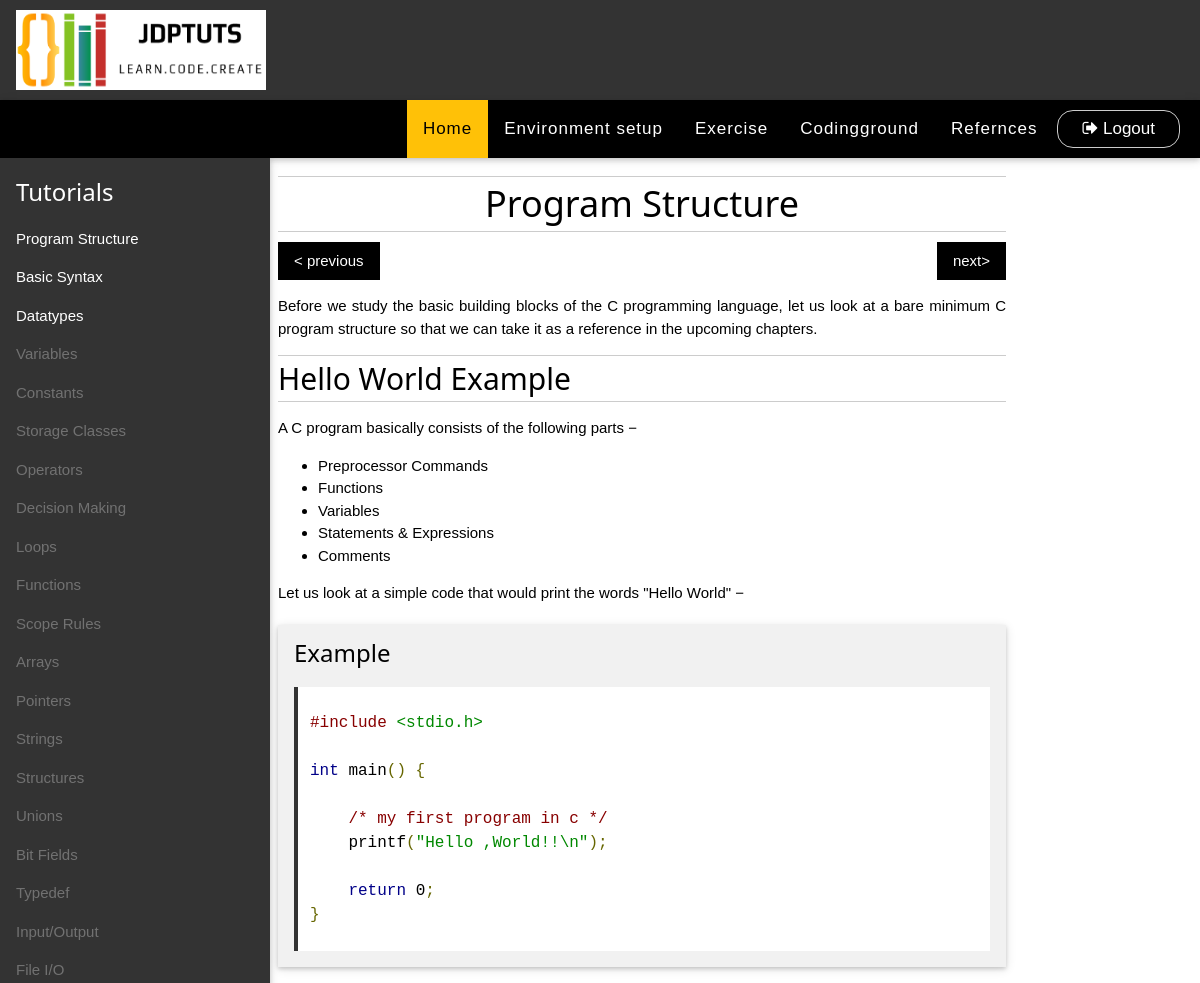
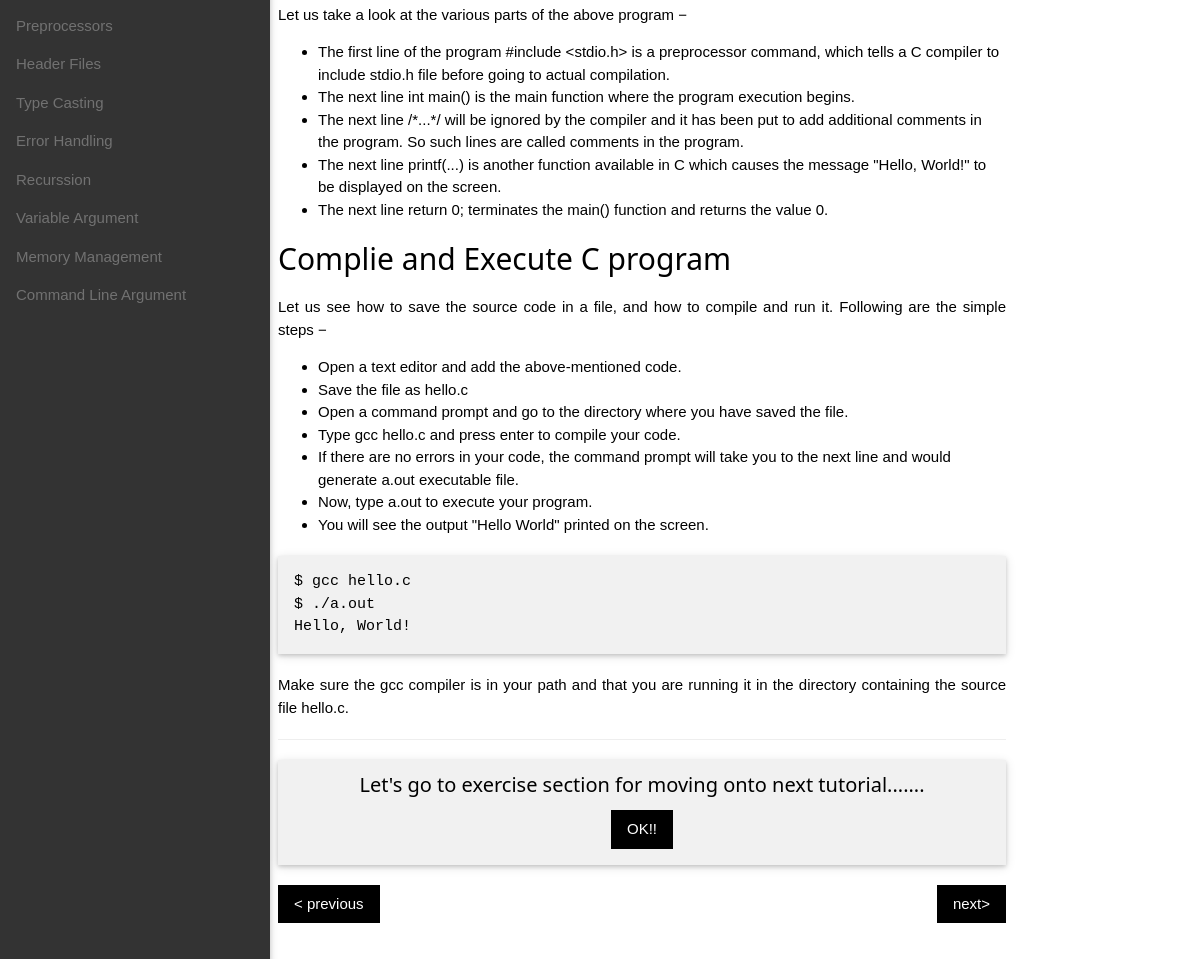
/tutorials/1/ (signed in), run on the app's committed database (2 pictures, top to bottom).
### tutorials/models.py (models this page shows, shortened)
class Tutorial(models.Model):
    name=models.CharField(max_length=300)
    html_name=models.CharField(max_length=300)
    created_date=models.DateTimeField('date published')

### tutorials/views.py (the view)
# urls.py: path('<int:tutorial_id>/',views.show_tutorial,name="show_tutorial"),
def show_tutorial(request,tutorial_id):
    tut=True
    if request.user.is_authenticated:
        try:
            cperson=CPerson.objects.get(user=request.user)
        except:
            return HttpResponse("You're not allowed to view this page.........")
        if cperson.type=='student':
            activeuser=student.objects.get(cperson=cperson)
            s="stu"
        if request.user.is_active and s=="stu":
            tut_list=Tutorial.objects.all()
            tutorial=Tutorial.objects.get(pk=tutorial_id)
            tut_name=tutorial.name
            temp_name=tutorial.html_name
            pre_tut=get_pretut(tut_id=tutorial_id)
            next_tut=get_nexttut(tut_id=tutorial_id)
            preid=pre_tut.id
            nextid=next_tut.id
            pre_link = str(preid)
            next_link = str(nextid)
            stu_progress=activeuser.progress
            enable=True
            if is_progresstemplate(tutorial_id,stu_progress):
                enable=False
            context={
                'tut_id':tutorial_id,
                'tut_name':tut_name,
                'pre_link':pre_link,
                'next_link':next_link,
                'tut_list':tut_list,
                'stu_progress': stu_progress,
                'enable':enable,
                'tut':tut,
            }
            return render(request,temp_name,context)
    else:
        return redirect('accounts:login')

### tutorials/views.py (called while the page is built)
def get_pretut(tut_id):
    if tut_id==1:
        return Tutorial.objects.get(pk=1)
    while True:
        tut_id=tut_id-1
        pre_tut=Tutorial.objects.filter(pk=tut_id).first()
        if pre_tut:
            return pre_tut

def get_nexttut(tut_id):
    while True:
        tut_id=tut_id+1
        next_tut=Tutorial.objects.filter(pk=tut_id).first()
        if next_tut:
            return next_tut

def is_progresstemplate(tut_id,progress):
    c=0
    temp_id=1
    while temp_id<=tut_id:
        if Tutorial.objects.filter(pk=temp_id).first():
            c=c+1
        temp_id=temp_id+1
    if c==progress:
        return True
    else:
        return False

### tutorials/templates/tutorials/programstructure.html
{% extends '../tutorials/tutbaselayout.html' %}
{% load static %}
{% block content %}
<p>Before we study the basic building blocks of the C programming language, let us look at a bare minimum C program structure so that we can take it as a reference in the upcoming chapters.</p>
<h2 class="w3-border-top w3-border-bottom">Hello World Example</h2>
<p>A C program basically consists of the following parts −</p>
<ul>
    <li>Preprocessor Commands</li>
    <li>Functions</li>
    <li>Variables</li>
    <li>Statements & Expressions</li>
    <li>Comments</li>
</ul>
<p>Let us look at a simple code that would print the words "Hello World" −</p>
<div class="w3-example">
<h3>Example</h3>
    <div class="w3-code notranslate">
        <pre><span class="com">#include </span><span class="str">&#60;stdio.h&#62;</span>
<span class="kwd">int </span><span>main</span><span class="pun">()&nbsp;{</span>
    <span class="com">/* my first program in c */</span>
    <span>printf</span><span class="pun">(</span><span class="str">"Hello ,World!!\n"</span><span class="pun">);</span>
    <span class="kwd">return</span> 0<span class="pun">;</span>
<span class="pun">}</span></pre>
    </div>
</div>
<p>Let us take a look at the various parts of the above program −</p>
<ul>
    <li>
        The first line of the program #include &#60;stdio.h&#62; is a preprocessor command, which tells a C compiler to include stdio.h file before going to actual compilation.</li>
    <li>The next line int main() is the main function where the program execution begins.</li>
    <li>The next line /*...*/ will be ignored by the compiler and it has been put to add additional comments in the program. So such lines are called comments in the program.</li>
    <li>The next line printf(...) is another function available in C which causes the message "Hello, World!" to be displayed on the screen.</li>
    <li>The next line return 0; terminates the main() function and returns the value 0.</li>
</ul>
<h2>Complie and Execute C program</h2>
<p>Let us see how to save the source code in a file, and how to compile and run it. Following are the simple steps −</p>
<ul>
    <li>Open a text editor and add the above-mentioned code.</li>
    <li>Save the file as hello.c</li>
    <li>Open a command prompt and go to the directory where you have saved the file.</li>
    <li>Type gcc hello.c and press enter to compile your code.</li>
    <li>If there are no errors in your code, the command prompt will take you to the next line and would generate a.out executable file.</li>
    <li>Now, type a.out to execute your program.</li>
    <li>You will see the output "Hello World" printed on the screen.</li>
</ul>
<div class="w3-example">
<pre>$ gcc hello.c
$ ./a.out
Hello, World!</pre>
</div>
<p>Make sure the gcc compiler is in your path and that you are running it in the directory containing the source file hello.c.</p>
<hr>
<div class="w3-example w3-center">
<h4>Let's go to exercise section for moving onto next tutorial.......</h4>
    <a href="{% url 'quizz:quiz_question' tutorial_id=tut_id %}" class="w3-btn w3-margin-bottom w3-black w3-hover-amber">OK!!</a>
</div>
{% endblock %}

### tutorials/templates/tutorials/tutbaselayout.html (shortened to what this page needs)
<!DOCTYPE html>
{% load static %}
<html style="height: 100%;" lang="en-US">
<head>
    <link rel="stylesheet" type="text/css" href="{% static 'tutorials/w3.css' %}">
    <link rel="stylesheet" type="text/css" href="{% static 'tutorials/theme.css' %}">
    <link rel="stylesheet" type="text/css" href="{% static 'tutorials/homestyle.css' %}">
    <link rel="stylesheet" href="https://cdnjs.cloudflare.com/ajax/libs/font-awesome/4.7.0/css/font-awesome.min.css">
    </head>
    <body style="position:relative;min-height: 100%;top: 0px;">
        <div class="w3-container w3-border-sand w3-theme-l1 top" id="logo_bar">
            <img src="{% static 'tutorials/images/slogo.png' %}" class="w3-image" style="width: 250px;height: 80px; display: block;position: absolute;">
        </div>
            <div id="largenav" class="w3-card-2 topnav w3-theme" style="position: relative;top: 0px;">
            <div style="overflow: auto;">
    <div class="w3-bar" style="width: 100%;overflow: hidden;">
        <form action="{% url 'accounts:logout' %}" method="post">
            <button id="login" class="w3-bar-item w3-button w3-hover-amber w3-right w3-border w3-round-xlarge  w3-hide-small w3-hide-medium" type="submit"><i class="fa fa-sign-out"></i> Logout</button></form>
        <a href="#" id="services" class="w3-bar-item w3-button w3-hover-amber w3-right w3-padding-16 w3-hide-small w3-hide-medium">Refernces</a>
        <a href="#" id="contact" class="w3-bar-item w3-button w3-hover-amber w3-right w3-padding-16 w3-hide-small w3-hide-medium">Codingground</a>
        <a href="#" id ="about" class="w3-bar-item w3-button w3-hover-amber w3-right w3-padding-16 w3-hide-small w3-hide-medium">Exercise</a>
        <a href="#" id ="about" class="w3-bar-item w3-button w3-hover-amber w3-right w3-padding-16 w3-hide-small w3-hide-medium">Environment setup</a>
        <a href="{% url 'tutorials:stu_home' %}" id="home" class="w3-bar-item w3-button w3-amber w3-right w3-padding-16 w3-hide-small w3-hide-medium">Home</a>
        </div>
            </div>
            </div>
<div class="w3-sidebar w3-collapse w3-card-2 w3-theme-l1" id="mySidebar">
    <div class="w3-bar-block">
  <div class="w3-container">
    <h3 class="w3-margin-top">Tutorials</h3>
  </div>
        {% for x in tut_list %}
            {% if forloop.counter <= stu_progress %}
                <a class="w3-bar-item w3-button w3-block w3-hover-amber" href="/tutorials/{{x.id}}">{{x.name}}</a>
            {% else %}
                <a class="w3-bar-item w3-button w3-block w3-hover-amber w3-disabled" href="/tutorials/{{x.id}}" style="pointer-events: none">{{x.name}}</a>
            {% endif %}
        {% endfor %}
    </div>
</div>
    <div id="main-content" class="w3-main w3-white" style="margin-left: 270px;">
        <div class="w3-row">
            <div id="main" class="w3-col" style="width: 80%;padding: 8px;">
                {% if tut %}
                <h1 class="w3-border-top w3-border-bottom w3-center">{{tut_name}}</h1>
                <div class="w3-clear nextpre">
                    <a class="w3-left w3-btn w3-hover-amber w3-theme" href="../{{pre_link}}">&#60; previous</a>
                    {% if enable %}
                    <a class="w3-right w3-btn w3-hover-amber w3-theme" href="../{{next_link}}">next&#62;</a>
                    {% else %}
                    <a class="w3-right w3-btn w3-hover-amber w3-theme w3-disabled" href="../{{next_link}}" style="pointer-events: none;">next&#62;</a>
                    {% endif %}
                </div>
         {% block content %}
        {% endblock %}
                <div class="w3-clear nextpre">
                    <a class="w3-left w3-btn w3-hover-amber w3-theme" href="../{{pre_link}}">&#60; previous</a>
                    {% if enable %}
                    <a class="w3-right w3-btn w3-hover-amber w3-theme" href="../{{next_link}}">next&#62;</a>
                    {% else %}
                    <a class="w3-right w3-btn w3-hover-amber w3-theme w3-disabled" href="../{{next_link}}" style="pointer-events: none;">next&#62;</a>
                    {% endif %}
                </div>
                {% endif %}
            </div>
        </div>
    </div>
    </body>
</html>

### tutorials/static/tutorials/w3.css (style rules this page uses)
html { box-sizing:border-box }
*,*:before,*:after { box-sizing:inherit }
html { -ms-text-size-adjust:100%;-webkit-text-size-adjust:100% }
body { margin:0 }
a { background-color:transparent;-webkit-text-decoration-skip:objects }
img { border-style:none }
code,kbd,pre,samp { font-family:monospace,monospace;font-size:1em }
hr { box-sizing:content-box;height:0;overflow:visible }
button,input,select,textarea { font:inherit;margin:0 }
button,input { overflow:visible }
button,select { text-transform:none }
button,html [type=button],[type=reset],[type=submit] { -webkit-appearance:button }
html,body { font-family:Verdana,sans-serif;font-size:15px;line-height:1.5 }
html { overflow-x:hidden }
h1 { font-size:36px }
h2 { font-size:30px }
h3 { font-size:24px }
h4 { font-size:20px }
h1,h2,h3,h4,h5,h6 { font-family:"Segoe UI",Arial,sans-serif;font-weight:400;margin:10px 0 }
hr { border:0;border-top:1px solid #eee;margin:20px 0 }
.w3-image { max-width:100%;height:auto }
img { vertical-align:middle }
a { color:inherit }
.w3-btn,.w3-button { border:none;display:inline-block;padding:8px 16px;vertical-align:middle;overflow:hidden;text-decoration:none;color:inherit;background-color:inherit;text-align:center;cursor:pointer;white-space:nowrap }
.w3-btn,.w3-button { -webkit-touch-callout:none;-webkit-user-select:none;-khtml-user-select:none;-moz-user-select:none;-ms-user-select:none;user-select:none }
.w3-disabled,.w3-btn:disabled,.w3-button:disabled { cursor:not-allowed;opacity:0.3 }
.w3-sidebar { height:100%;width:200px;background-color:#fff;position:fixed!important;z-index:1;overflow:auto }
.w3-main,#main { transition:margin-left .4s }
.w3-bar { width:100%;overflow:hidden }
.w3-bar .w3-bar-item { padding:8px 16px;float:left;width:auto;border:none;display:block;outline:0 }
.w3-bar .w3-button { white-space:normal }
.w3-bar-block .w3-bar-item { width:100%;display:block;padding:8px 16px;text-align:left;border:none;white-space:normal;float:none;outline:0 }
.w3-block { display:block;width:100% }
.w3-container:after,.w3-container:before,.w3-panel:after,.w3-panel:before,.w3-row:after,.w3-row:before,.w3-row-padding:after,.w3-row-padding:before, .w3-cell-row:before,.w3-cell-row:after,.w3-clear:after,.w3-clear:before,.w3-bar:before,.w3-bar:after { content:"";display:table;clear:both }
.w3-col,.w3-half,.w3-third,.w3-twothird,.w3-threequarter,.w3-quarter { float:left;width:100% }
@media (min-width:993px) { .w3-sidebar.w3-collapse { display:block!important } }
.w3-round-xlarge { border-radius:16px }
.w3-container,.w3-panel { padding:0.01em 16px }
.w3-code,.w3-codespan { font-family:Consolas,"courier new";font-size:16px }
.w3-code { width:auto;background-color:#fff;padding:8px 12px;border-left:4px solid #333333;word-wrap:break-word }
.w3-card,.w3-card-2 { box-shadow:0 2px 5px 0 rgba(0,0,0,0.16),0 2px 10px 0 rgba(0,0,0,0.12) }
.w3-center { text-align:center!important }
.w3-border { border:1px solid #ccc!important }
.w3-border-top { border-top:1px solid #ccc!important }
.w3-border-bottom { border-bottom:1px solid #ccc!important }
.w3-section,.w3-code { margin-top:16px!important;margin-bottom:16px!important }
.w3-margin-top { margin-top:16px!important }
.w3-margin-bottom { margin-bottom:16px!important }
.w3-padding-16 { padding-top:16px!important;padding-bottom:16px!important }
.w3-left { float:left!important }
.w3-right { float:right!important }
.w3-amber,.w3-hover-amber:hover { color:#000!important;background-color:#ffc107!important }
.w3-white,.w3-hover-white:hover { color:#000!important;background-color:#fff!important }
.w3-black,.w3-hover-black:hover { color:#fff!important;background-color:#000!important }
.w3-border-sand,.w3-hover-border-sand:hover { border-color:#fdf5e6!important }

### tutorials/static/tutorials/theme.css (style rules this page uses)
.w3-theme-l1 { color:#fff !important; background-color:#333333 !important }
.w3-theme { color:#fff !important; background-color:#000000 !important }

### data on the page
Tutorial: name "Program Structure"
Tutorial: name "Basic Syntax"
Tutorial: name "Datatypes"
Tutorial: name "Variables"
Tutorial: name "Constants"
Tutorial: name "Storage Classes"
Tutorial: name "Operators"
Tutorial: name "Decision Making"
Tutorial: name "Loops"
Tutorial: name "Functions"
Tutorial: name "Scope Rules"
Tutorial: name "Arrays"
Tutorial: name "Pointers"
Tutorial: name "Strings"
Tutorial: name "Structures"
Tutorial: name "Unions"
Tutorial: name "Bit Fields"
Tutorial: name "Typedef"
Tutorial: name "Input/Output"
Tutorial: name "File I/O"
Tutorial: name "Preprocessors"
Tutorial: name "Header Files"
Tutorial: name "Type Casting"
Tutorial: name "Error Handling"
Tutorial: name "Recurssion"
Tutorial: name "Variable Argument"
Tutorial: name "Memory Management"
Tutorial: name "Command Line Argument"
